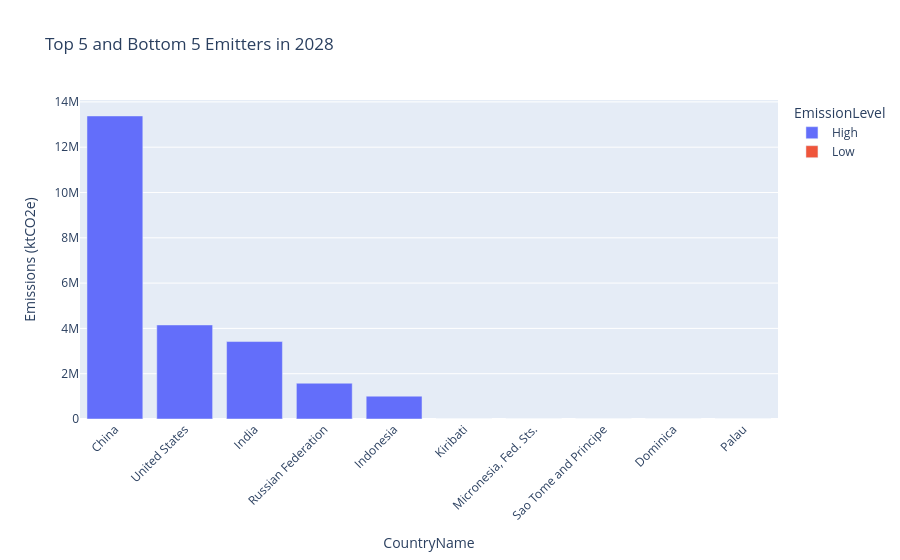

The notebook cell this image was saved under:
### Markdown cell above
## 5. Data Comparison
This section compares emissions between groups of countries and periods.

### Code cell
# Comparison 1: top 5 vs bottom 5 countries in 2028
year_2028 = df[df['Year'] == 2028]
top5_2028 = year_2028.nlargest(5, 'Emissions_ktCO2e')
bottom5_2028 = year_2028.nsmallest(5, 'Emissions_ktCO2e')
combined = pd.concat([top5_2028, bottom5_2028])
fig = px.bar(combined, x='CountryName', y='Emissions_ktCO2e', color='EmissionLevel', title='Top 5 and Bottom 5 Emitters in 2028')
fig.update_layout(xaxis_tickangle=-45, yaxis_title='Emissions (ktCO2e)')
fig.show()

### Figure 1 — Plotly figure (JSON) as saved in the notebook; plotly's stock layout.template omitted (floating-point values rounded to 4 significant figures)
{"data": [{"hovertemplate": "EmissionLevel=High<br>CountryName=%{x}<br>Emissions_ktCO2e=%{y}<extra></extra>", "legendgroup": "High", "marker": {"color": "#636efa", "pattern": {"shape": ""}}, "name": "High", "orientation": "v", "showlegend": true, "textposition": "auto", "type": "bar", "x": ["China", "United States", "India", "Russian Federation", "Indonesia"], "xaxis": "x", "y": [13380000.0, 4152000.0, 3419000.0, 1580000.0, 1008000.0], "yaxis": "y"}, {"hovertemplate": "EmissionLevel=Low<br>CountryName=%{x}<br>Emissions_ktCO2e=%{y}<extra></extra>", "legendgroup": "Low", "marker": {"color": "#EF553B", "pattern": {"shape": ""}}, "name": "Low", "orientation": "v", "showlegend": true, "textposition": "auto", "type": "bar", "x": ["Kiribati", "Micronesia, Fed. Sts.", "Sao Tome and Principe", "Dominica", "Palau"], "xaxis": "x", "y": [86.95, 147.6, 180.1, 199.4, 200.1], "yaxis": "y"}], "layout": {"barmode": "relative", "legend": {"title": {"text": "EmissionLevel"}, "tracegroupgap": 0}, "title": {"text": "Top 5 and Bottom 5 Emitters in 2028"}, "xaxis": {"anchor": "y", "domain": [0, 1], "tickangle": -45, "title": {"text": "CountryName"}}, "yaxis": {"anchor": "x", "domain": [0, 1], "title": {"text": "Emissions (ktCO2e)"}}}}
